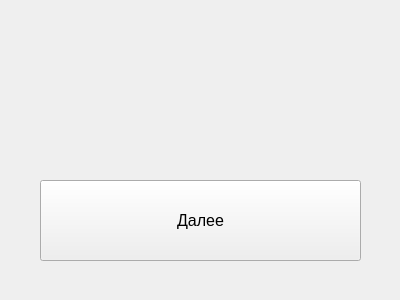
<?xml version="1.0" encoding="UTF-8"?>
<ui version="4.0">
 <class>Form</class>
 <widget class="QWidget" name="Form">
  <property name="geometry">
   <rect>
    <x>0</x>
    <y>0</y>
    <width>400</width>
    <height>300</height>
   </rect>
  </property>
  <property name="windowTitle">
   <string>Form</string>
  </property>
  <widget class="QPushButton" name="dalee">
   <property name="geometry">
    <rect>
     <x>40</x>
     <y>180</y>
     <width>321</width>
     <height>81</height>
    </rect>
   </property>
   <property name="font">
    <font>
     <pointsize>12</pointsize>
    </font>
   </property>
   <property name="text">
    <string>Далее</string>
   </property>
  </widget>
  <widget class="QLabel" name="label">
   <property name="geometry">
    <rect>
     <x>50</x>
     <y>60</y>
     <width>301</width>
     <height>71</height>
    </rect>
   </property>
   <property name="font">
    <font>
     <pointsize>18</pointsize>
    </font>
   </property>
   <property name="text">
    <string/>
   </property>
  </widget>
 </widget>
 <resources/>
 <connections/>
</ui>
